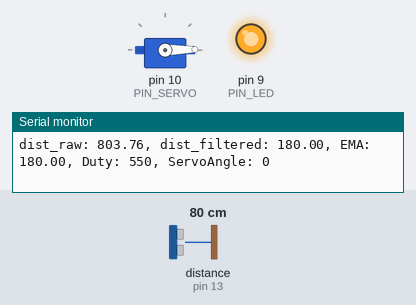
A sketch run on a simulated Arduino Uno, built with avr-gcc and run on an emulated ATmega328P. On the bench: servo, output pins drawn as LEDs (lit = HIGH), the last lines printed to the serial monitor. Wiring (inferred from the names in the program): ultrasonic range finder: trigger pin 12; echo pin 13. The test bench sets the inputs (shaded band); at power-on: distance to the obstacle (sensor on pin 13) 80 cm. The echo pulse lasts 58.3 µs per cm; pins used as bus, display or sensor lines are not drawn.

Above: at 1.2 s.
1.3 s: distance to the obstacle (sensor on pin 13) set to 35 cm
At 1.8 s:
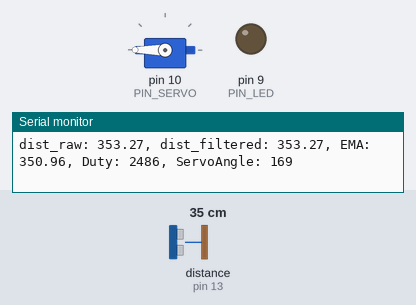
3.0 s: distance to the obstacle (sensor on pin 13) set to 18 cm
At 3.15 s:
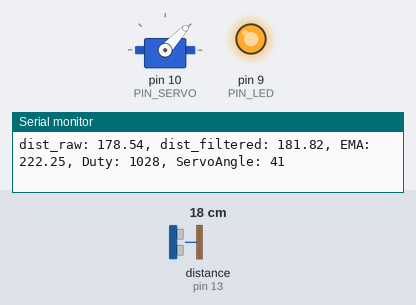
6.0 s: distance to the obstacle (sensor on pin 13) set to 35 cm
At 6.6 s:
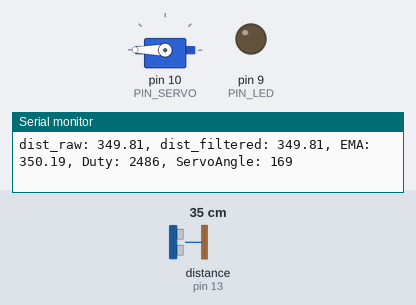
7.7 s: distance to the obstacle (sensor on pin 13) set to 2 cm
At 9.0 s:
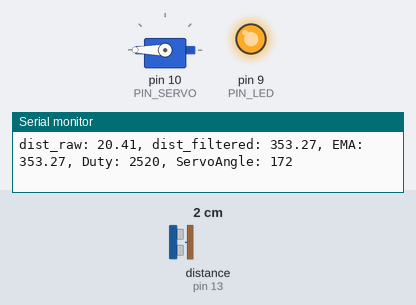
Timing chart, 0 to 10.2 s (numbered marks = the images above; inputs shaded):
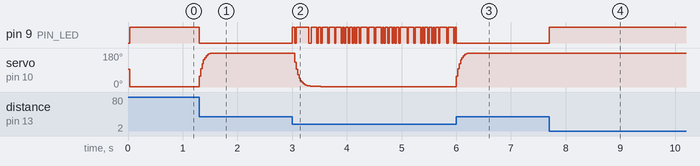

Measured:
- after the input at 1.3 s, pin 9 (PIN_LED): HIGH → LOW at once; servo on pin 10 (PIN_SERVO): moves from 1° to 180° over 0.20 s, starting at once
- after the input at 3.0 s, servo on pin 10 (PIN_SERVO): moves from 180° to 2° over 0.48 s, starting after 0.05 s
- after the input at 6.0 s, servo on pin 10 (PIN_SERVO): moves from 2° to 180° over 0.20 s, starting at once
- after the input at 7.7 s, pin 9 (PIN_LED): LOW → HIGH at once

The sketch:

sketch_oct27c.ino
```cpp
#include <Servo.h>

// Arduino pin assignment
#define PIN_LED   9   // LED active-low
#define PIN_TRIG  12
#define PIN_ECHO  13
#define PIN_SERVO 10

#define SND_VEL 346.0
#define INTERVAL 25
#define PULSE_DURATION 10
#define _DIST_MIN 180.0   // 18 см
#define _DIST_MAX 360.0   // 36 см
#define TIMEOUT ((INTERVAL / 2) * 1000.0)
#define SCALE (0.001 * 0.5 * SND_VEL)
#define _EMA_ALPHA 0.3

#define _DUTY_MIN 550
#define _DUTY_NEU 1500
#define _DUTY_MAX 2600

float dist_ema, dist_prev = _DIST_MAX;
unsigned long last_sampling_time;
Servo myservo;

void setup() {
  pinMode(PIN_LED, OUTPUT);
  pinMode(PIN_TRIG, OUTPUT);
  pinMode(PIN_ECHO, INPUT);
  digitalWrite(PIN_TRIG, LOW);

  myservo.attach(PIN_SERVO);
  myservo.writeMicroseconds(_DUTY_NEU);

  dist_prev = _DIST_MIN;
  dist_ema = _DIST_MIN;

  Serial.begin(57600);
}

void loop() {
  float dist_raw, dist_filtered;

  if (millis() < last_sampling_time + INTERVAL) return;
  last_sampling_time += INTERVAL;

  // Ultrasound measurement
  dist_raw = USS_measure(PIN_TRIG, PIN_ECHO);

  // Range filter
  if ((dist_raw == 0.0) || (dist_raw < _DIST_MIN) || (dist_raw > _DIST_MAX)) {
    dist_filtered = dist_prev;
  } else {
    dist_filtered = dist_raw;
    dist_prev = dist_raw;
  }

  // EMA filter для серво
  dist_ema = _EMA_ALPHA * dist_filtered + (1 - _EMA_ALPHA) * dist_ema;

  // Servo control
  int duty = map(dist_ema, _DIST_MIN, _DIST_MAX, _DUTY_MIN, _DUTY_MAX);
  myservo.writeMicroseconds(duty);

  // LED control по реальному измерению (dist_raw)
  if (dist_raw >= _DIST_MIN && dist_raw <= _DIST_MAX) {
    digitalWrite(PIN_LED, LOW);  // LED on
  } else {
    digitalWrite(PIN_LED, HIGH); // LED off
  }

  // Serial output для отладки
  Serial.print("dist_raw: "); Serial.print(dist_raw);
  Serial.print(", dist_filtered: "); Serial.print(dist_filtered);
  Serial.print(", EMA: "); Serial.print(dist_ema);
  Serial.print(", Duty: "); Serial.print(duty);
  Serial.print(", ServoAngle: "); Serial.println(map(duty, _DUTY_MIN, _DUTY_MAX, 0, 180));
}

float USS_measure(int TRIG, int ECHO) {
  digitalWrite(TRIG, HIGH);
  delayMicroseconds(PULSE_DURATION);
  digitalWrite(TRIG, LOW);
  return pulseIn(ECHO, HIGH, TIMEOUT) * SCALE; // mm
}
```
